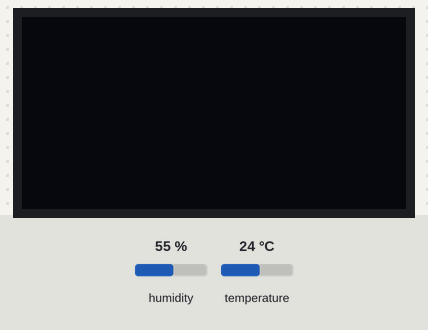
Bench run of a sketch on a simulated Arduino Uno, built with avr-gcc and run on an emulated ATmega328P. Parts: 128×64 one-colour display. The inputs (shaded band) are chosen by the test bench; at power-on: humidity 55 %, temperature 24 °C. The OLED is the two-colour kind (top 16 rows yellow); the display library's start-up logo is not drawn.

Above: at 3.2 s.
3.3 s: humidity set to 22 %
At 12.7 s:
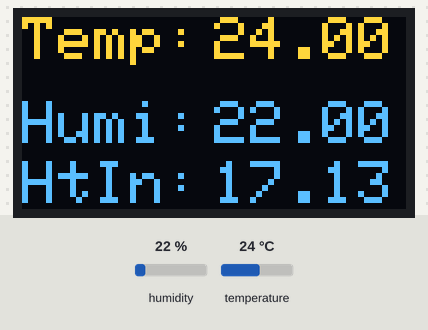
18.3 s: temperature set to 12 °C
At 22.9 s:
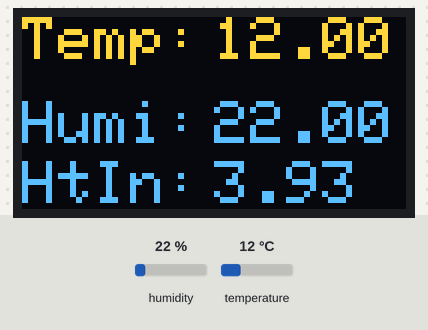
33.3 s: humidity set to 40 %
At 43.1 s:
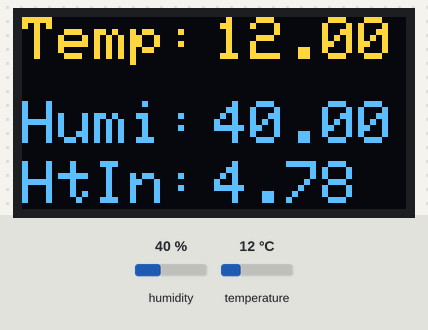
48.3 s: temperature set to 19 °C
At 53.3 s:
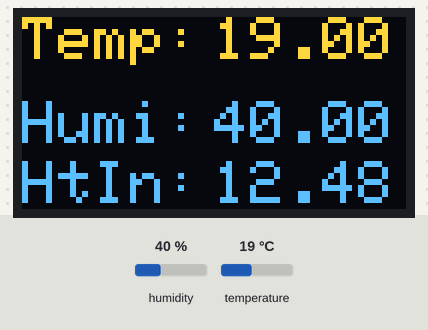
Timing chart, 0 to 54.8 s (numbered marks = the images above; inputs shaded):
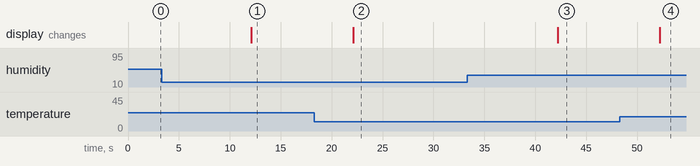

Measured:
- after the input at 3.3 s, the display: changes after 8.8 s (image 1)
- after the input at 18.3 s, the display: changes after 3.8 s (image 2)
- after the input at 33.3 s, the display: changes after 8.9 s (image 3)
- after the input at 48.3 s, the display: changes after 3.9 s (image 4)

The sketch:

dht22_ssd1306.ino
```cpp
#include <SPI.h>
#include <Wire.h>
#include <Adafruit_GFX.h>
#include <Adafruit_SSD1306.h>
#include <DHT.h>

#define SCREEN_WIDTH 128 // OLED display width, in pixels
#define SCREEN_HEIGHT 64 // OLED display height, in pixels
#define OLED_RESET -1 // Reset pin # (or -1 if sharing Arduino reset pin) -1 or 4
#define SCREEN_ADDRESS 0x3C ///< See datasheet for Address; 0x3D for 128x64, 0x3C for 128x32
#define DHTTYPE DHT22 // DHT 22  (AM2302), AM2321
#define DHTPIN 2 // Digital pin connected to the DHT sensor

Adafruit_SSD1306 display(SCREEN_WIDTH, SCREEN_HEIGHT, & Wire, OLED_RESET);

DHT dht(DHTPIN, DHTTYPE);


void setup() {

    dht.begin();
    // put your setup code here, to run once:
    display.begin(SSD1306_SWITCHCAPVCC, SCREEN_ADDRESS);

    //Serial.begin(9600);
    // Show initial display buffer contents on the screen --
    // the library initializes this with an Adafruit splash screen.
    display.display();
    delay(2000); // Pause for 2 seconds
    // Clear the buffer
    display.clearDisplay();

    // Draw a single pixel in white
    //display.drawPixel(10, 10, SSD1306_WHITE);
}


void loop() {
    // Wait a few seconds between measurements.
    delay(10000);
    display.clearDisplay();

    // Reading temperature or humidity takes about 250 milliseconds!
    // Sensor readings may also be up to 2 seconds 'old' (its a very slow sensor)
    float h = dht.readHumidity();
    // Read temperature as Celsius
    float t = dht.readTemperature();

    // Check if any reads failed and exit early (to try again).
    if (isnan(h) || isnan(t)) {
        //display.println(F("Failed to read from DHT sensor!"));
        return;
    }

    // Compute heat index in Celsius
    float hi = dht.computeHeatIndex(t, h);

    display.setTextColor(WHITE);
    display.setTextSize(2);

    display.setCursor(0, 0);
    display.print("Temp:");

    display.setCursor(64, 0);
    display.print(t);

    display.setCursor(0, 28);
    display.print("Humi:");

    display.setCursor(64, 28);
    display.print(h);

    display.setCursor(0, 48);
    display.print("HtIn:");

    display.setCursor(64, 48);
    display.print(hi);
    //display.drawRect(68, 28, 3, 3, WHITE); // Put degree symbol ( ° )

    display.display();

}
```
